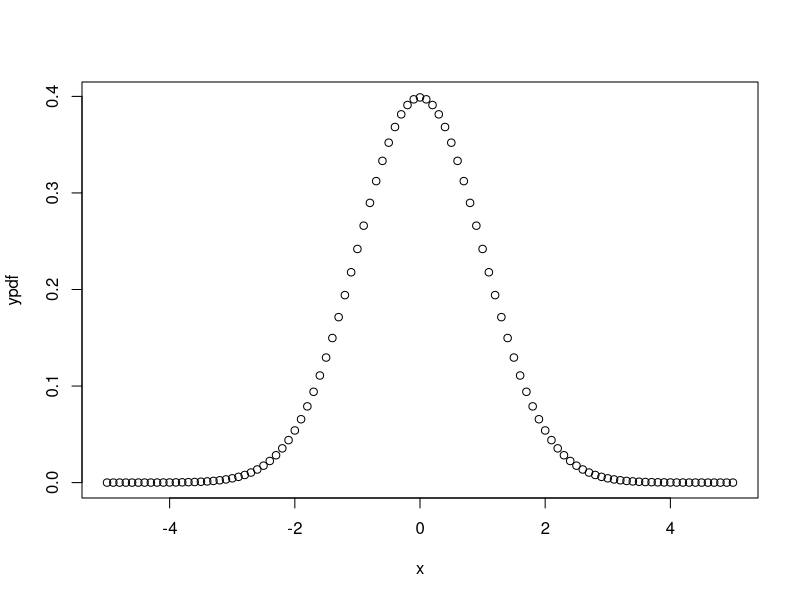
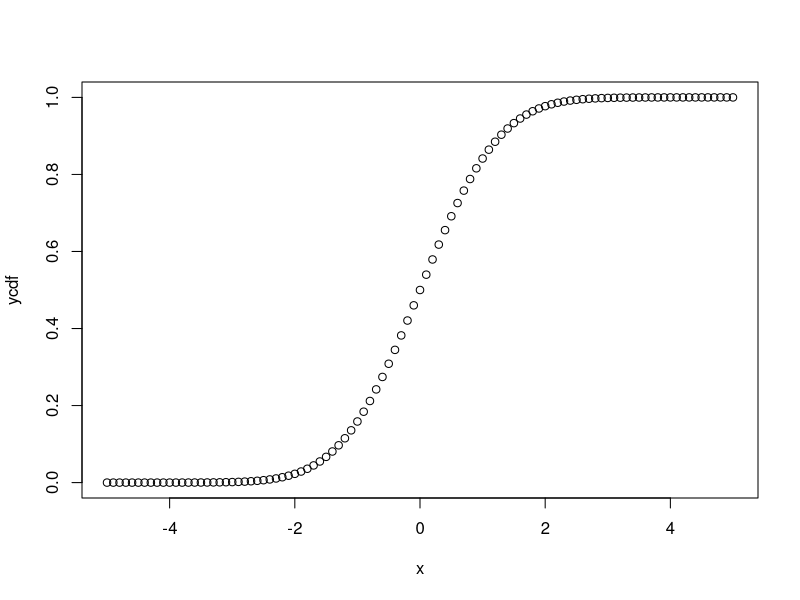
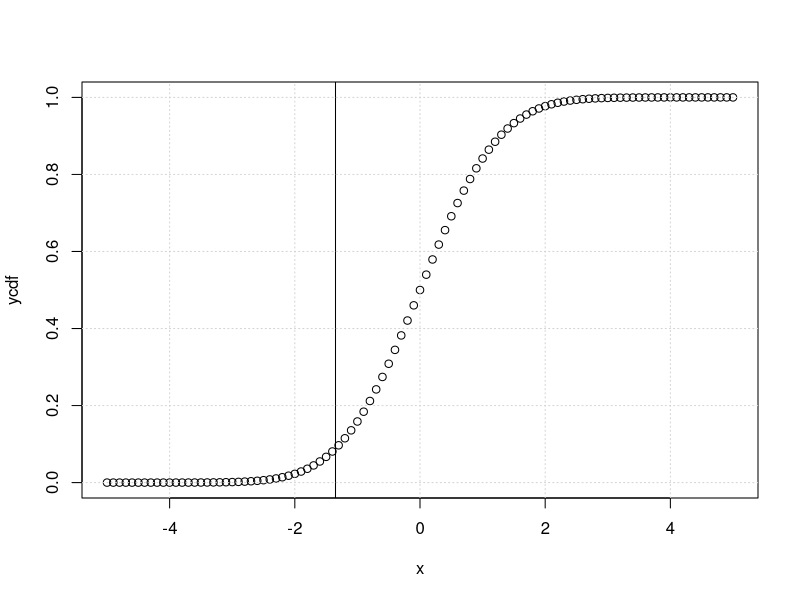
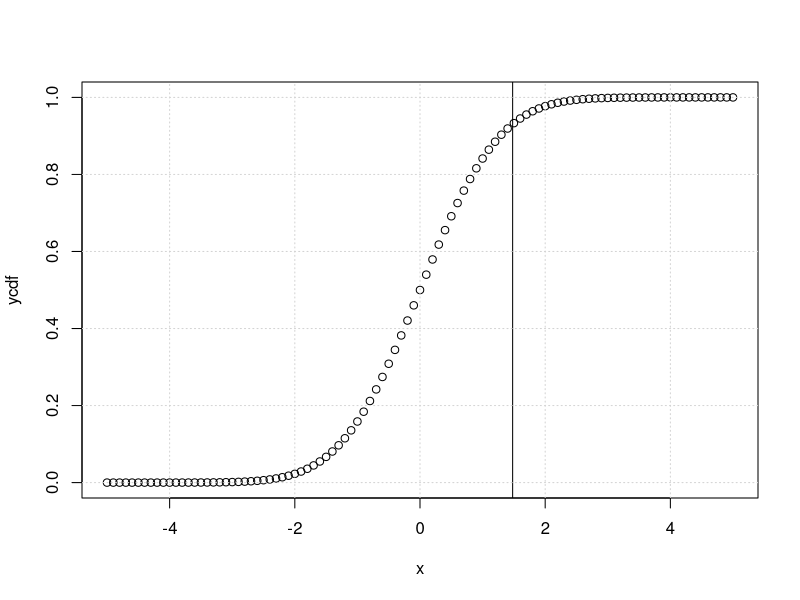
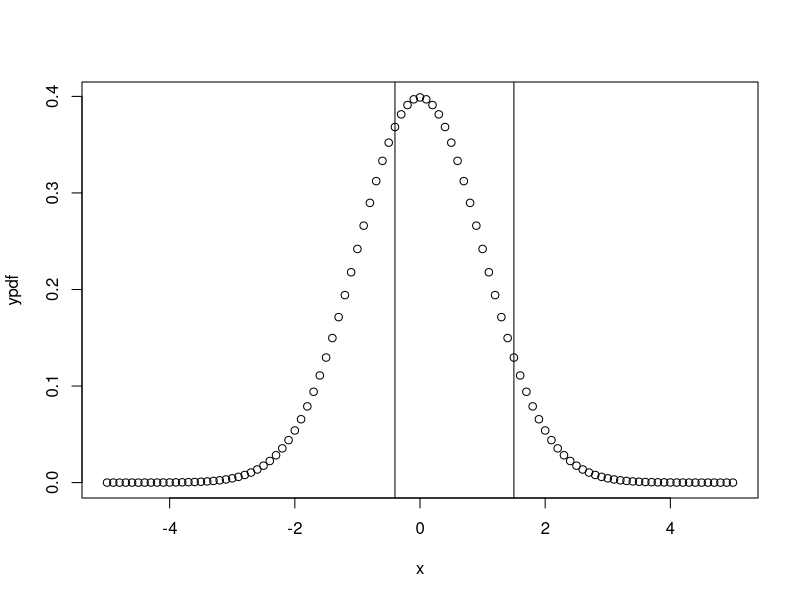
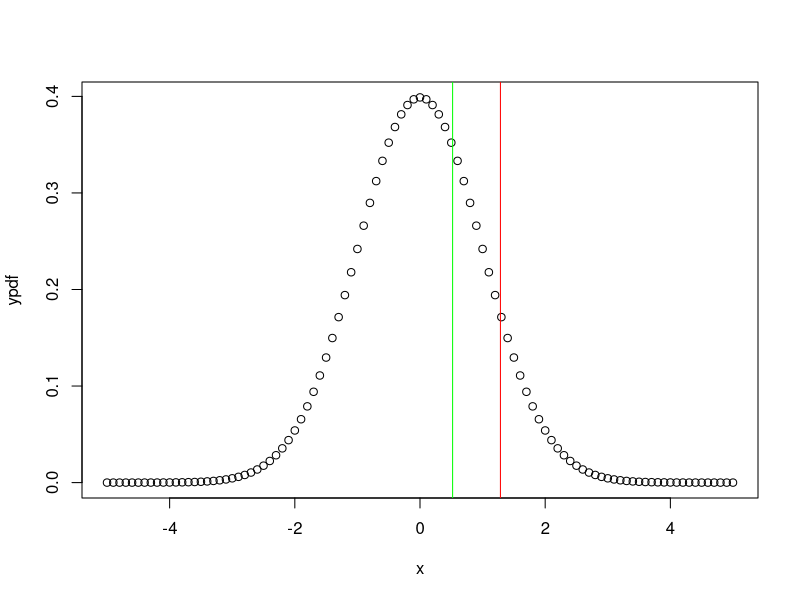
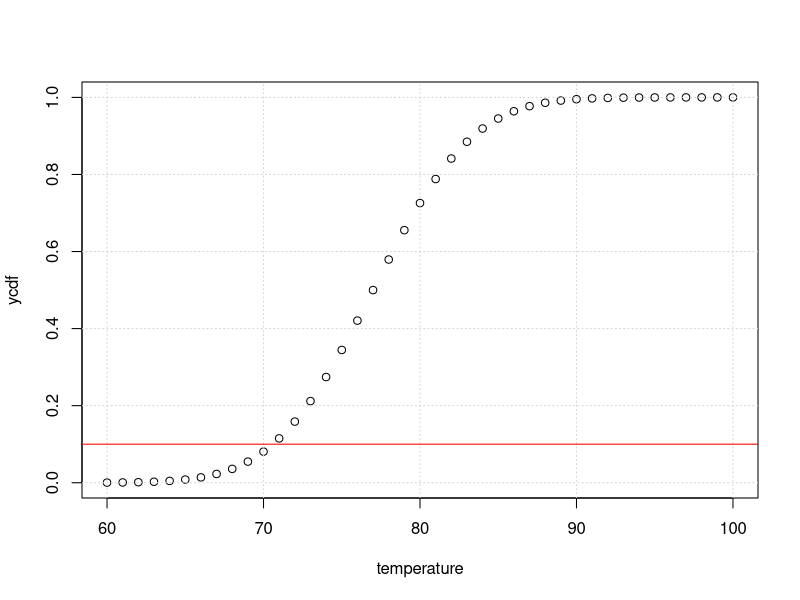
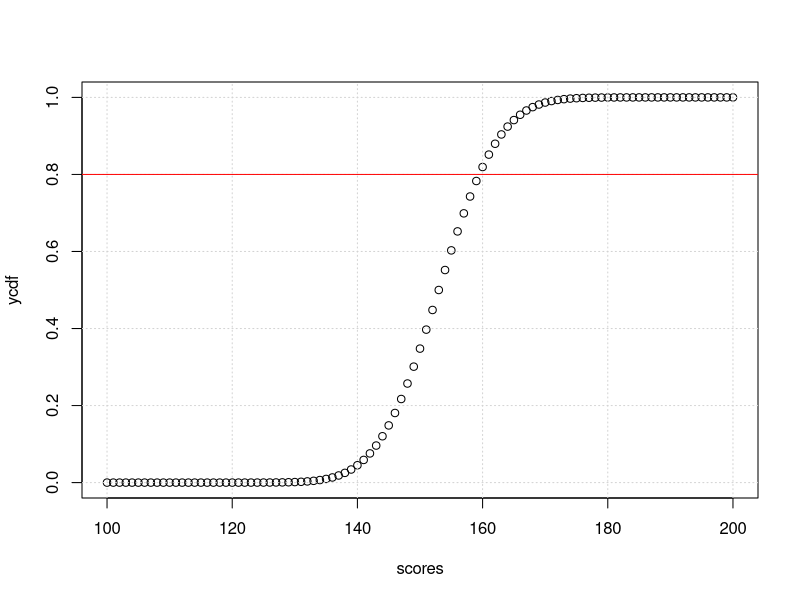

These charts were generated, in order, by the following R code:
## ---- chunk 1
knitr::opts_chunk$set(echo = TRUE)
## ---- chunk 2

#set up a list of values x to use in the graph, from -5 to 5 in steps of 5

x=seq(-5,5,0.1)

# get the pdf at each x, using the function dnorm
# we ae calculating the p(x) value at each value of x, for a gaussian of mean 0 and std dev =1

ypdf=dnorm(x,mean=0,sd=1)

#create the plot

plot(x,ypdf)

## ---- chunk 3

# use pnorm to calculate the cdf and then plot it

# pnorm gives us p(z<x) for each value in x,   ie the cummulative distribution at mean=0, std dev =1

ycdf=pnorm(x, mean=0, sd=1)

plot(x, ycdf)
## ---- chunk 4

#plot the cdf, using the data we created earlier

plot(x,ycdf)

# add a vertical line at x=-1.35,

abline(v=-1.35)

grid()

## ---- chunk 5
pnorm(-1.35, mean=0, sd=1)
## ---- chunk 6
#plot the cdf, using the data we created earlier

plot(x,ycdf)

# add a vertical line at x=-1.35,

abline(v=1.48)

grid()


## ---- chunk 7
1-pnorm(1.48,mean=0,sd=1)
## ---- chunk 8
plot(x,ypdf)
abline(v=-0.4)
abline(v=1.5)

## ---- chunk 9
pnorm(1.5,0,1)-pnorm(-0.4,0,1)
## ---- chunk 10
pnorm(-2,mean=0,sd=1)+1-pnorm(2,mean=0,sd=1)
## ---- chunk 11
#find z for verbal

xVerbal=160
muVerbal=151
sdVerbel=7

zVerbal=(xVerbal-muVerbal)/sdVerbel

print(zVerbal)
## ---- chunk 12
#find z for verbal

xQuant=157
muQuant=153
sdQuant=7.67

zQuant=(xQuant-muQuant)/sdQuant

print(zQuant)
## ---- chunk 13

#set up a list of values x to use in the graph, from -5 to 5 in steps of 5

x=seq(-5,5,0.1)

# get the pdf at each x, using the function dnorm
# we ae calculating the p(x) value at each value of x, for a gaussian of mean 0 and std dev =1

ypdf=dnorm(x,mean=0,sd=1)

#create the plot

plot(x,ypdf)


#verbal in red
abline(v=1.285, col='red')

#quant in green

abline(v=0.521, col="green")


## ---- chunk 14
pnorm(1.285, mean=0, sd=1)
## ---- chunk 15
pnorm(0.521, mean=0, sd=1)
## ---- chunk 16
1-pnorm(83,mean=77,sd=5)
## ---- chunk 17
#step up temperatures from 60 to 100

temperature=seq(60,100,by=1)

#set up the cd for this temperature range

ycdf=pnorm(temperature,mean=77,sd=5)

plot(temperature, ycdf)
grid()
abline(h=0.1,col='red')

## ---- chunk 18
qnorm(0.1, mean=77,sd=5)

## ---- chunk 19
qnorm(0.8, 153, 7.67)

#Create range of scores
scores=seq(100,200,by=1)

#set up the cd for this temperature range
ycdf=pnorm(scores,mean=153,sd=7.67)

plot(scores, ycdf)
grid()
abline(h=0.8,col='red')
## ---- chunk 20
qnorm(0.3, 151, 7)

#Create range of scores
scores=seq(100,200,by=1)

#set up the cd for this temperature range
ycdf=pnorm(scores,mean=151,sd=7)

plot(scores, ycdf)
grid()
abline(h=0.3,col='red')
